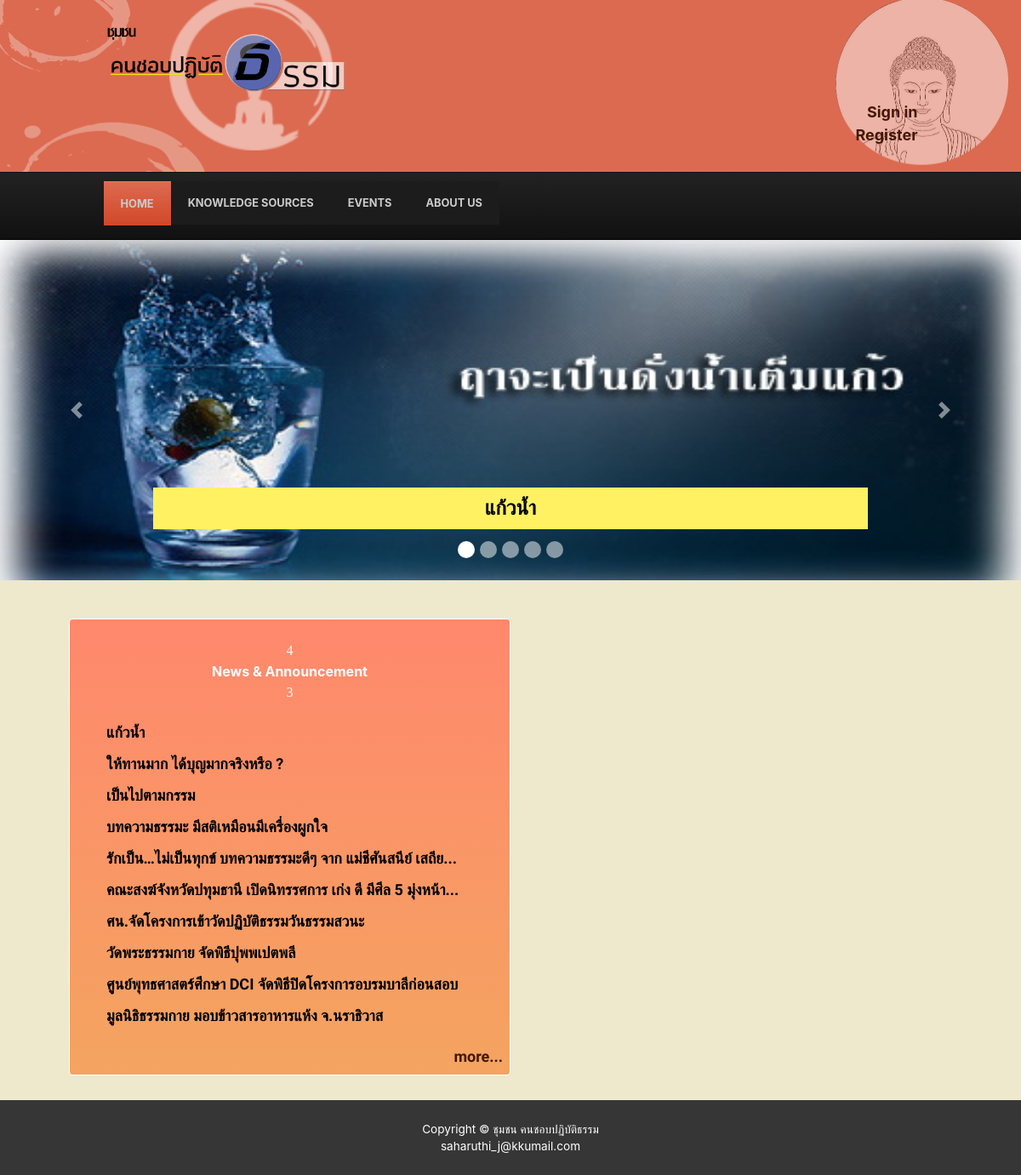
The page / on the database its author committed.
### tables this page shows
CREATE TABLE `news` (
  `id` int(11) NOT NULL,
  `title` varchar(500) NOT NULL,
  `detail` longtext NOT NULL,
  `date` timestamp NOT NULL DEFAULT CURRENT_TIMESTAMP ON UPDATE CURRENT_TIMESTAMP
);

CREATE TABLE `pic` (
  `id` int(11) NOT NULL,
  `name` text NOT NULL,
  `is_img_slider` int(1) NOT NULL,
  `id_news` int(11) NOT NULL
);

### index.php (the view, shortened to what this page needs)
<?php
  require('connect.php');
  $sql = "SELECT * FROM news ORDER BY id DESC LIMIT 10";
  $result = $conn->query($sql);
  $get_result = ($conn->query($sql))->fetchAll();
?>
<!DOCTYPE html>
<html>
<head>
  <link href="css/main.css" rel="stylesheet">
  <link href="css/bootstrap-grid.css" rel="stylesheet">
  <link href="css/bootstrap-reboot.css" rel="stylesheet">
  <link rel="stylesheet" href="css/reset.css" type="text/css" />
  <link rel="stylesheet" href="css/styles.css" type="text/css" />
  <link rel="stylesheet" type="text/css" href="css/bootstrap.css">
  <link href="css/carousel.css" rel="stylesheet" type="text/css" >
</head>
<body class="Backg-body">
  <main role="main">
<header class="header_Bg">
      <div class="navbar-header width">
        <img class="img left" src="img/Logo1.png" alt="Logo1">
        <spen class="right" id="link-list">
          <?php
            if(isset($_SESSION['user_data'])){
              $html_username_tag = "<div><a id=\"open_username\" class=\"btn-link\" href=\"profile.php\">สวัสดีคุณ ".$_SESSION['user_data']['username']."</a></div>";
              $html_sign_out = "<div><a id=\"sign_out\" class=\"btn-link\" href=\"index.php?sign_out\">Sign out</a></div>";
              echo $html_username_tag.$html_sign_out;
            }else{
              $html_sign_in = "<div><a id=\"open_the_modal\" class=\"btn-link\" href=\"#openModal_sign_in\">Sign in</a></div>";
              $html_register = "<div><a id=\"go_to_register_page\" class=\"btn-link\" href=\"register.php\">Register</a></div>";
              echo $html_sign_in.$html_register;
            }
          ?>
        </spen>
      </div>
    </header>
     <nav id="mainnav">
      <div class="width">
          <ul>
              <li class="dropdown">
                  <button class="dropbtn"><a href="index.php">Home</a></button>
              </li>
              <li><a class="dropbtn2" href="#">Knowledge sources</a></li>
              <li><a class="dropbtn2" href="#">Events</a></li>
              <li><a class="dropbtn2" href="#">About us</a></li>
          </ul>
      </div>
    </nav>
    <section id="main-slider" class="navbar-body no-margin">
    <div id="myCarousel" class=" carousel slide " data-ride="carousel">
        <ol class="carousel-indicators">
          <?php
              $i = 0;
              while($i < 5 &&  $i < $result->rowCount()){
                if($i == 0)
                  echo "<li data-target=\"#myCarousel\" data-slide-to=\"".$i."\" class=\"active\"></li>";
                else
                  echo "<li data-target=\"#myCarousel\" data-slide-to=\"".$i."\"></li>";
                $i = $i + 1;
              }
          ?>
        </ol>
        <div class="carousel-inner font-Tri">
          <?php
            $num = $result->rowCount() >= 5? 5:$result->rowCount();
            for ($i = 0; $i < $num; $i++){
              $sql_img = "SELECT name FROM pic WHERE id_news=".$get_result[$i]['id']." AND is_img_slider = 1";
              $img_result = ($conn->query($sql_img)->fetch());
              $active = "";
              if($i == 0){
                $active = "active";
              }
              echo
              "<div class=\"carousel-item ". $active. " \" >".
                "<img src=\"news-img/". $get_result[$i]['id']."/" .$img_result['name']. "\">".
                "<div class=\"container\">".
                "<div class=\"carousel-caption\">".
                  "<a href=\"news_form.php?id=".$get_result[$i]['id']."\" target=\"_blank\">".
                    "<h1>".$get_result[$i]['title'].
                    "</h1>
                    </a>
                  </div>
                </div>
              </div>";
            }
          ?>
        </div>
        <a class="carousel-control-prev" href="#myCarousel" id="previous-slide" role="button" data-slide="prev">
          <span class="carousel-control-prev-icon" aria-hidden="true"></span>
        </a>
        <a class="carousel-control-next" href="#myCarousel" id="next-slide" role="button" data-slide="next">
          <span class="carousel-control-next-icon" aria-hidden="true"></span>
        </a>
           </div></section>
       <section id="services" class="text-center">
       <div style="max-width: 90%; margin: 0px auto;" class="alert" role="alert">
        <div class="col-sm-6 alert d-block p-2 backg-news font-color1 border-white">
        <p class="font-color3 font-Tri" > <MARQUEE behavior=alternate direction=left scrollAmount=3 width="4%"><font face=Webdings >4</font></MARQUEE><b>News &amp; Announcement</b><MARQUEE behavior=alternate direction=right scrollAmount=3 width="4%"><font face=Webdings>3</font></MARQUEE> </p>
          <ul class="get-data font-Tri text-left no-bullet list_index" id="list-data">
            <?php
              foreach ($result as $news) {
                $string = $news['title'];
                if(strlen($string) > 170){
                  $stringCut = substr($string, 0, 170);
                  $string = $stringCut.'...';
                }
                $string = iconv("UTF-8", "UTF-8//IGNORE", $string);
                echo "<li><a id=\"".$news['id']."\" href=\"news_form.php?id=".$news['id']."\" target=\"_blank\" class=\"font-color4\">". $string."</a></li>";
              }
            ?>
          </ul>
            <div id="for-load-more" class="for_load_more text-right ">
              <a id="load-more" class="load_more font-Tri" style=" font-weight: 800; color: #441701;" data-id=<?php echo end($get_result)['id'];?>> more...</a>
            </div>
      </div>
     </div>
    </section>
    <body onLoad="ChangeCaptcha()">
    <footer id="footer" class="text-center">
     <div class="font-color1"> Copyright &copy; <span class="font-s1">ชุมชน คนชอบปฏิบัติธรรม</span> </div>
     <div class="font-color1"> saharuthi_j@kkumail.com </div>
    </footer>
  </main>
</body>
</html>

### css/main.css (style rules this page uses)
.header_Bg { background-image: url(../Img/Header-bg1.png); position: inherit; margin: 0 auto; }
.font-Tri { font-family: 'Trirong', serif; font-size: 18px; }
h1 { color: black; }
.no-bullet { list-style: none; }
.list_index { font-weight: 800; color: #441701; }
.dropbtn2 { color: white; border: none; cursor: pointer; font-weight:bold; background-color: #1C1C1C; }
.dropbtn { color: white; border: none; cursor: pointer; font-weight:bold; background-color: #DC6A50; background-image:linear-gradient(#DC6A50, #D14829); border-top: 1px solid #E17C66; }
.dropdown { position: relative; display: inline-block; }
.font-color4 { color: black; }
.font-color3 { color: #0000CD; }
.Backg-body { background-color: #EEE8CD; }
.backg-news { background-image:linear-gradient(#ff886d, #F4A460); color: aliceblue; }
.font-color1 { color: white; }
.navbar-body { position: inherit; border-width: 0 0 1px; top: 0; bottom: auto; }
.left { text-align: left; }
.right { text-align: right; }
.img { width: 30%; }
#footer { margin-bottom: 0px; background-color: #363636; padding: 1.5rem 1.25rem 1.5rem; width: 100%; position: absolute; bottom: auto; }
.container { padding-right: 15px; padding-left: 15px; margin-right: auto; margin-left: auto; }
.container:before, .container:after { display: table; content: " " }
.container:after { clear: both }
#main-slider { position: relative; }
.no-margin { margin: 0; padding: 0; }

### css/styles.css (style rules this page uses)
body { margin:0px auto; padding:0; font-family: 'Source Sans Pro', 'sans-serif'; font-size: 1.2em; color:#666; font-weight: 300; }
* { margin:0; padding:0; }
img { max-width: 100%; height: auto; }
p { line-height:2.0em; margin-bottom:20px; }
a { color:#D6593D; }
h1 { font-size:3em; padding-bottom: 10px; }
ul, ol { padding: 0; margin:0 0 35px 35px; list-style: disc; }
li { padding:5px 0; }
.width { width: 79.75%; margin: 0 auto; }
header { padding:30px 0 30px; margin:0 auto; background-color: #DC6A50; }
nav#mainnav { background-color: #222; background-image:linear-gradient(#222, #111); border-top: 1px solid #111; border-bottom: 1px solid #000; }
nav#mainnav ul { padding: 0; margin: 0; list-style: none; }
nav#mainnav ul li { border-bottom:none; padding: 10px 0; display: block; float: left; }
nav#mainnav li a { color: #ccc; float: left; display: block; padding: 15px 20px; border-top: 1px solid transparent; text-align: center; text-transform: uppercase; font-weight: bold; font-size: 0.8em; text-decoration: none; }
footer { margin:0px auto; background: #222; font-size: 0.85em; }

### css/carousel.css (style rules this page uses)
body { padding-top: 0rem; padding-bottom: 0rem; color: #5a5a5a; }
.carousel { margin-bottom: 2rem; }
.carousel-caption { bottom: 2rem; z-index: 10; }
.carousel-caption a h1, .carousel-caption h1, .carousel-caption a:hover { font-size: 24px; background-color:#FFF162; padding: 10px 0; color: black; text-decoration: none; font-weight: bold; }
.carousel-item { height: 25rem; background-color: #777; }
.carousel-item > img { position: absolute; top: 0; left: 0; min-width: 100%; height: 27rem; }
.carousel-indicators > li { width: 20px; height: 20px; border-radius: 50%; color: #777; }

### rows shown on the page
news: pic.name (picture), title "แก้วน้ำ"
news: title "ให้ทานมาก ได้บุญมากจริงหรือ ?"
news: title "เป็นไปตามกรรม"
news: title "บทความธรรมะ มีสติเหมือนมีเครื่องผูกใจ"
news: title "รักเป็น…ไม่เป็นทุกข์ บทความธรรมะดีๆ จาก แม่ชีศันสนีย์ เสถีย..."
news: title "คณะสงฆ์จังหวัดปทุมธานี เปิดนิทรรศการ เก่ง ดี มีศีล 5 มุ่งหน้า..."
news: title "ศน.จัดโครงการเข้าวัดปฏิบัติธรรมวันธรรมสวนะ"
news: title "วัดพระธรรมกาย จัดพิธีปุพพเปตพลี"
news: title "ศูนย์พุทธศาสตร์ศึกษา DCI จัดพิธีปิดโครงการอบรมบาลีก่อนสอบ"
news: title "มูลนิธิธรรมกาย มอบข้าวสารอาหารแห้ง จ.นราธิวาส"
